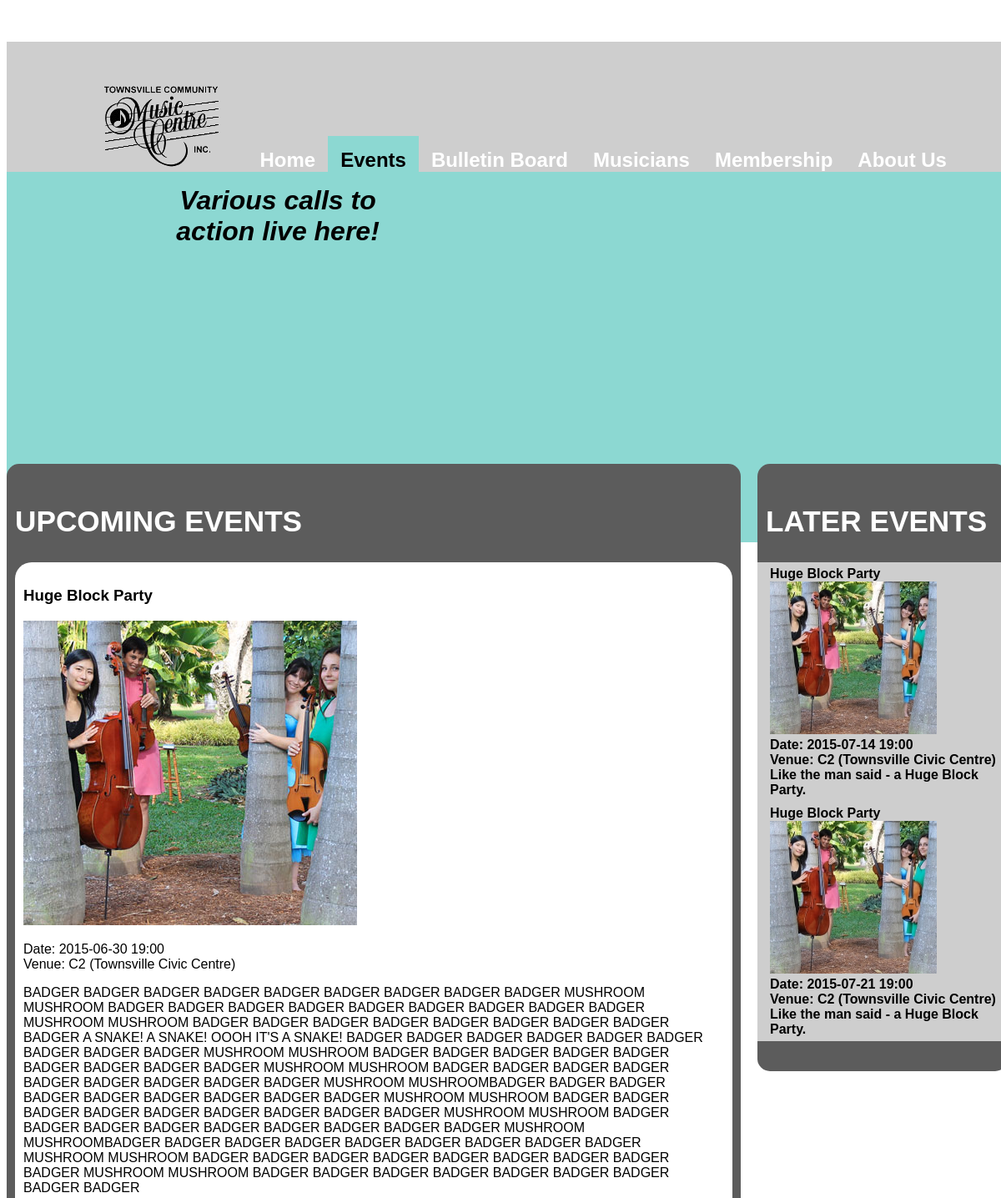
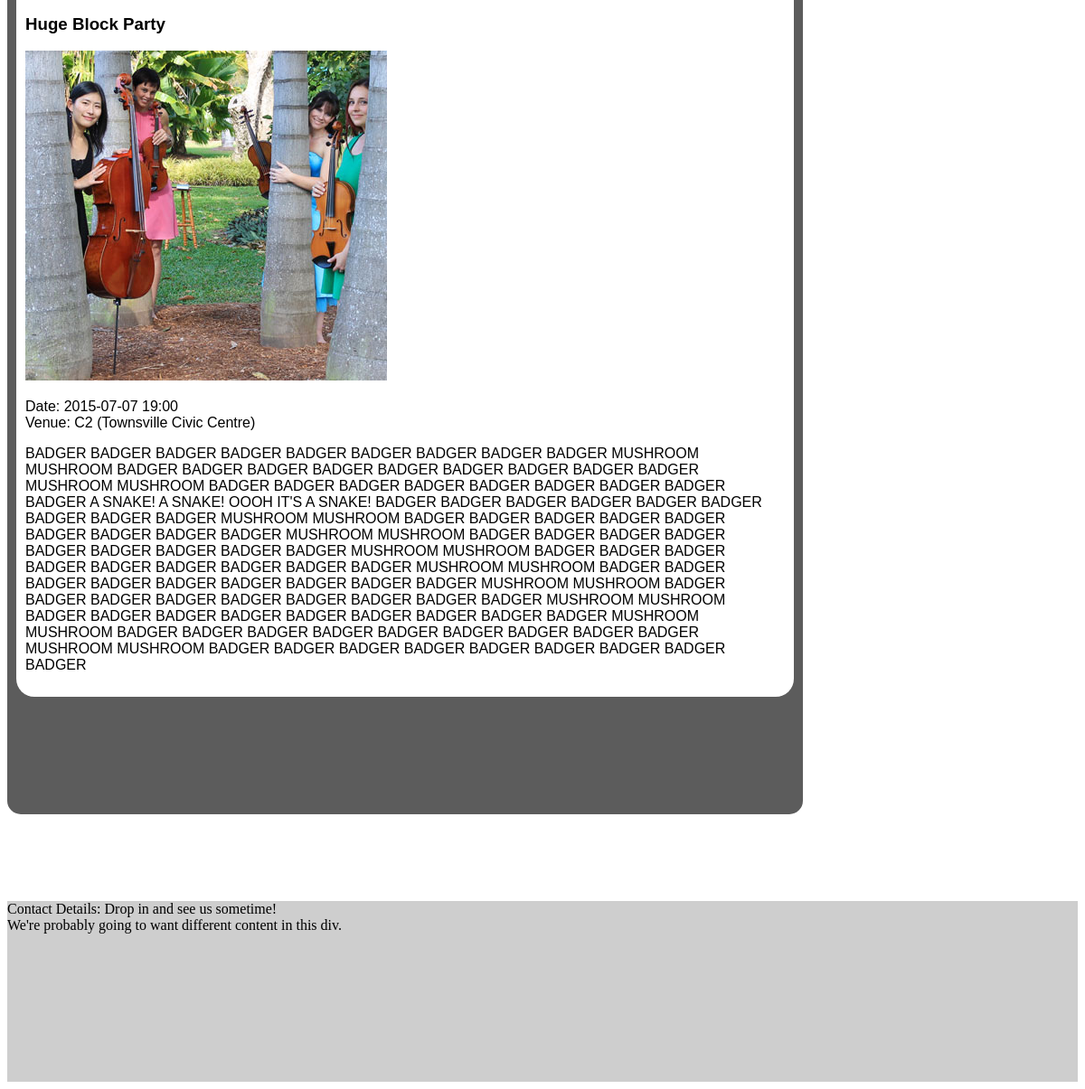
Screenshot of /events.php with the database file from the repository (2 pictures, top to bottom).
### tables this page shows
CREATE TABLE "events" (eventId INTEGER PRIMARY KEY NOT NULL
    ,   eventTitle VARCHAR(50)
    ,   eventDateTime VARCHAR(16) -- stored as YYYY-mm-dd HH:MM 
    ,   eventVenue VARCHAR(40)    -- 
    ,   eventPromoPhoto VARCHAR(40)
    ,   eventPatronBaseId  INTEGER  --  This is used to generate the link to the ticketsales website in
-- this format https://au.patronbase.com/_TVCC/Seats/NumSeats?prod_id=0782&perf_id=1&section_id=M&seat_type_id=S
    ,   eventShortText VARCHAR(240)
    ,   eventText VARCHAR(4096) -- every entry seems to be formatted vastly differently
                                -- perhaps allow valid html code here? Wrapped in a div?
    ,   memberId NOT NULL	-- the member that lodged this event record (1 is the sysadmin)
    ,   artistId 		-- may be NULL if event performer is not in artists table
    ,   FOREIGN KEY(memberId) REFERENCES members(memberId)
    ,   FOREIGN KEY(artistId) REFERENCES artists(artistId)
);

### events.php (the view, shortened to what this page needs)
<!doctype html>
<html>
<head>
    <?php
    include_once("dbConnect.php");
    include("headSectionContent.php");
    ?>
</head>
<body>
<div id="colourHeader">
</div id="colourHeader">
<div id="siteCenter">
    <?php
    echo "<div class='header'>";
        $sectionName="events";
        include_once("siteNavigationBanner.php");
    echo "</div class='header'>";
    ?>
    <div id="contentLeft">
        <div class="artist">
            <?php
            if (is_null($_GET["eventId"])) {
                echo "<h2>UPCOMING EVENTS</h2>";
            } else {
                echo "<h2>FEATURED EVENT</h2>";
            }
            ?>
            <div class="featureArtist">
            <?php
            if (is_null($_GET["eventId"])) {
                $query = $dbh->prepare("
                SELECT * FROM events
                  WHERE eventDateTime > strftime('%Y-%m-%d %H:%M', 'now', 'localtime')
                  ORDER BY eventDateTime ASC
                  LIMIT 2
                  ");
            } else {
                $selectedEventId = $_GET["eventId"];
                $query = $dbh->prepare("
                SELECT * FROM events
                  WHERE eventId = $selectedEventId
                  ");
            }
            $query->execute();
            $rows= $query -> fetchAll();
            foreach ($rows as $row)
            {
                echo "<div>";
                echo "<h3>$row[eventTitle]</h3>";
                echo "<img src='images/$row[eventPromoPhoto]' class='eventPhotoLeft'>";
                echo "<p>";
                echo "Date: $row[eventDateTime]<br>";
                echo "Venue: $row[eventVenue]<br>";
                echo "<p>";
                echo str_replace("\n", "</p><p>", $row[eventText]) . "</p>";
                echo "</div>";
            }
            ?>
        </div class="featureArtist">
    </div class="artist">
    </div id="contentLeft">
    <div id="contentRight">
        <?php
        if (is_null($_GET["eventId"])) {
            echo "<h2>LATER EVENTS</h2>";
        } else {
            echo "<h2>OTHER EVENTS</h2>";
        }
        ?>
        <div id="artistList">
            <?php
            if (is_null($_GET["eventId"])) {
                $query = $dbh->prepare("
                SELECT * FROM events
                  WHERE eventDateTime > strftime('%Y-%m-%d %H:%M', 'now', 'localtime')
                  ORDER BY eventDateTime ASC
                  LIMIT 2, 5000
                  ");
            } else {
                $query = $dbh->prepare("
                SELECT * FROM events
                  WHERE eventDateTime > strftime('%Y-%m-%d %H:%M', 'now', 'localtime')
                  ORDER BY eventDateTime ASC
                  ");
            }
            $query->execute();
            $rows= $query -> fetchAll();
            echo "<ul id='artistList'>";
            foreach ($rows as $row) {
                if ($row[eventId] != $selectedEventId) {
                    echo "<li><a href='events.php?eventId=$row[eventId]'>$row[eventTitle]<br>";
                    echo "<img src='images/thumb$row[eventPromoPhoto]' class='artistPhotoRight'></a><br>";
                    echo "Date: $row[eventDateTime]<br>";
                    echo "Venue: $row[eventVenue]<br>";
                    echo "$row[eventShortText]</li>";
                }
            }
            echo "</ul>";
            ?>
        </div id="artistList">
    </div id="contentRight">
</div id="siteCenter">
<div id="footer">
<?php
include("siteFooter.php");
?>
</div id="footer">
</body>
</html>

### headSectionContent.php (shortened to what this page needs)
<?php
echo "<link href='styles/tcmcStyle.css' rel='stylesheet' type='text/css'>";
?>

### siteNavigationBanner.php
<ul>
    <li><a href="artistPage.html"><img src="logo.png" width="141" height="100" alt="Home"/></a></li>
    <?php
        $headerSections = array (
            "index" => "Home",
            "events" => "Events",
            "bulletinBoard" => "Bulletin Board",
            "musicians" => "Musicians",
            "membership" => "Membership",
            "about" => "About Us"
        );
        foreach ($headerSections as $headerPageName => $headerTitle) {
            if ($headerPageName != $sectionName ) {
                if (headerPageName == "index") {
                    echo "<li><a href='/'>Home</a></li>";
                } else {
                    echo "<li><a href='$headerPageName.php'>$headerTitle</a></li>";
                }
            } else {
                echo "<li class='currentHeaderSection'>$headerTitle</li>";
            }
        }
    ?>
</ul>
<?php
echo "<div class='center'>";
    include("callToAction.php");
echo "</div class='center'>";
?>

### callToAction.php
<?php
echo "<p>";
    echo "<a href='artistPage.html'>Various calls to action live here!</a>";
echo "</p>";
?>

### siteFooter.php
<p>
    Contact Details: Drop in and see us sometime!<br>
    We're probably going to want different content in this div.
</p>

### styles/tcmcStyle.css (style rules this page uses)
#siteCenter { overflow: hidden; margin-left: auto; margin-right: auto; position: relative; width: 1200px; text-align: center; margin-top: 50px; font-family: arial; }
div { display: block; }
.header img { margin-right: 15px; }
.header ul { margin-top: 0px; list-style: none; background: #cecece; padding-top: 50px; }
.header li { display: inline; padding: 15px; font-size: 150%; font-weight: bold; }
.header li a { color: white; text-decoration: none; }
.header { margin-bottom: 350px; }
#contentLeft { float: left; position: relative; width: 880px; margin-right: 10px; padding-bottom: 100px; text-align: left; border-radius: 15px; }
#contentRight { padding-top: 20px; width: 300px; background-color: #5C5C5C; border-radius: 15px; padding-bottom: 20px; margin-left: 10px; padding-left: 5 px; float: left; font-weight: bold; }
#contentRight h2 { padding-left: 10px; }
#contentRight ul { padding-left: 10px; }
#artistList li { padding: 5px; }
.artist { float: left; padding-top: 20px; padding-right: 10px; padding-bottom: 100px; text-align: left; border-radius: 15px; padding-left: 10px; background: #5C5C5C; }
#colourHeader { height: 500px; width: 100%; position: absolute; background: #8CD8D2; margin-top: 100px; }
#artistList ul { list-style: none; text-align: left; background: #cecece; }
#artistList a { color: black; text-decoration: none; }
.featureArtist { background-color: white; padding: 10px; margin-bottom: 30px; border-radius: 20px; }
h2 { text-align: left; color: white; font-size: 220%; font-weight: bolder; }
.center a { float: left; margin-left: 200px; font-weight: bolder; font-size: 200%; font-style: oblique; width: 250px; text-decoration: none; color: black; }
.currentHeaderSection { display: inline; padding: 15px; font-size: 150%; font-weight: bold; background-color: #8CD8D2; color: black; }
#footer { height: 200px; margin-top: -20px; background: #cecece; }

### rows the page displays
events: eventTitle "Huge Block Party", eventPromoPhoto (picture), eventDateTime "2015-06-30 19:00", eventVenue "C2 (Townsville Civic Centre)", eventText "BADGER BADGER BADGER BADGER BADGER BADGER BADGER BADGER BADGER MUSHROOM MUSHROOM BADGER BADGER BADGER BADGER BADGER BADGER BADGER BADGER BADGER MUSHROOM MUSHROOM BADGER BADGER BADGER BADGER BADGER BADGER BADGER BADGER BADGER A SNAKE! A SNAKE! OOOH IT'S A SNAKE! BADGER BADGER BADGER BADGER BADGER BADGER BADGER BADGER BADGER MUSHROOM MUSHROOM BADGER BADGER BADGER BADGER BADGER BADGER BADGER BADGER BADGER MUSHROOM MUSHROOM BADGER BADGER BADGER BADGER BADGER BADGER BADGER BADGER BADGER MUSHROOM MUSHROOMBADGER BADGER BADGER BADGER BADGER BADGER BADGER BADGER BADGER MUSHROOM MUSHROOM BADGER BADGER BADGER BADGER BADGER BADGER BADGER BADGER BADGER MUSHROOM MUSHROOM BADGER BADGER BADGER BADGER…"
events: eventTitle "Huge Block Party", eventPromoPhoto (picture), eventDateTime "2015-07-07 19:00", eventVenue "C2 (Townsville Civic Centre)", eventText "BADGER BADGER BADGER BADGER BADGER BADGER BADGER BADGER BADGER MUSHROOM MUSHROOM BADGER BADGER BADGER BADGER BADGER BADGER BADGER BADGER BADGER MUSHROOM MUSHROOM BADGER BADGER BADGER BADGER BADGER BADGER BADGER BADGER BADGER A SNAKE! A SNAKE! OOOH IT'S A SNAKE! BADGER BADGER BADGER BADGER BADGER BADGER BADGER BADGER BADGER MUSHROOM MUSHROOM BADGER BADGER BADGER BADGER BADGER BADGER BADGER BADGER BADGER MUSHROOM MUSHROOM BADGER BADGER BADGER BADGER BADGER BADGER BADGER BADGER BADGER MUSHROOM MUSHROOM BADGER BADGER BADGER BADGER BADGER BADGER BADGER BADGER BADGER MUSHROOM MUSHROOM BADGER BADGER BADGER BADGER BADGER BADGER BADGER BADGER BADGER MUSHROOM MUSHROOM BADGER BADGER BADGER BADGER…"
events: eventTitle "Huge Block Party", eventPromoPhoto (picture), eventDateTime "2015-07-14 19:00", eventVenue "C2 (Townsville Civic Centre)", eventShortText "Like the man said - a Huge Block Party."
events: eventTitle "Huge Block Party", eventPromoPhoto (picture), eventDateTime "2015-07-21 19:00", eventVenue "C2 (Townsville Civic Centre)", eventShortText "Like the man said - a Huge Block Party."

### other values shown
$headerTitle "Home"
$headerTitle "Events"
$headerTitle "Bulletin Board"
$headerTitle "Musicians"
$headerTitle "Membership"
$headerTitle "About Us"
